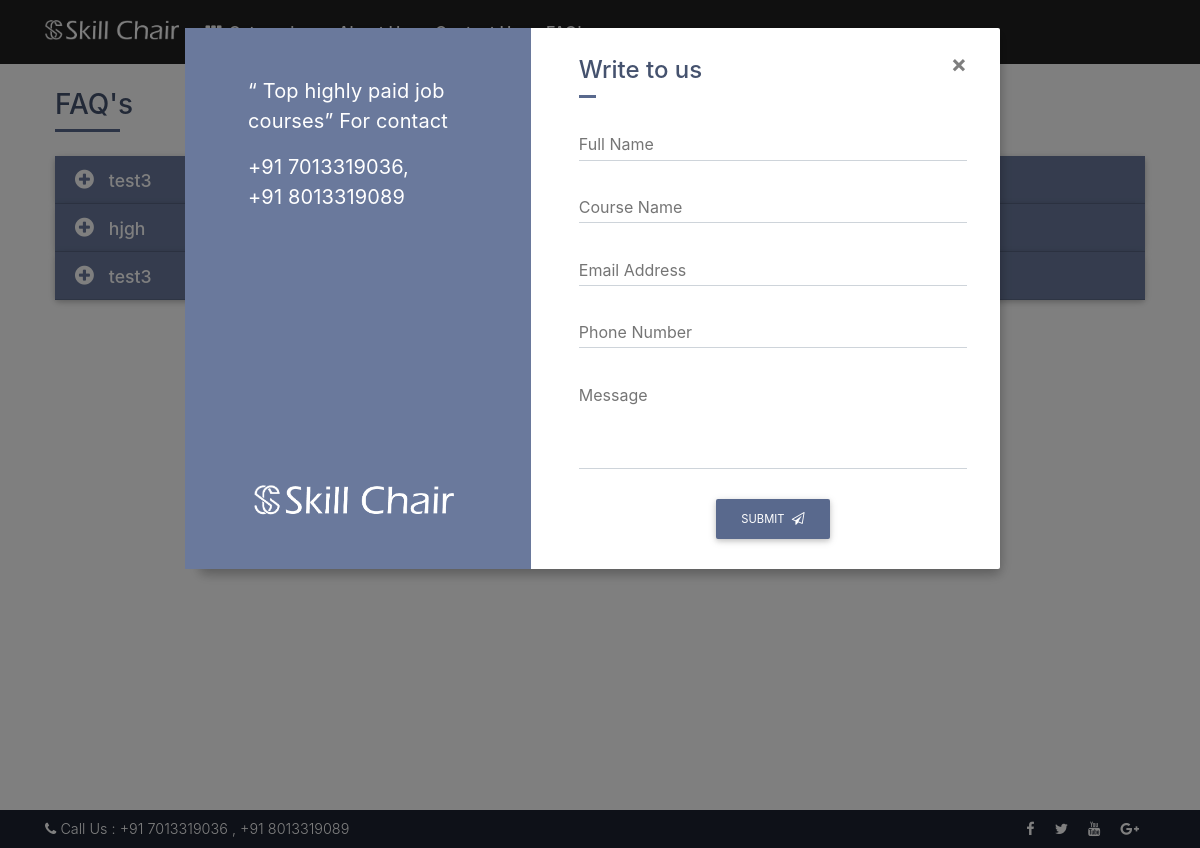
The page /index.php/faqs on the database as committed earlier.
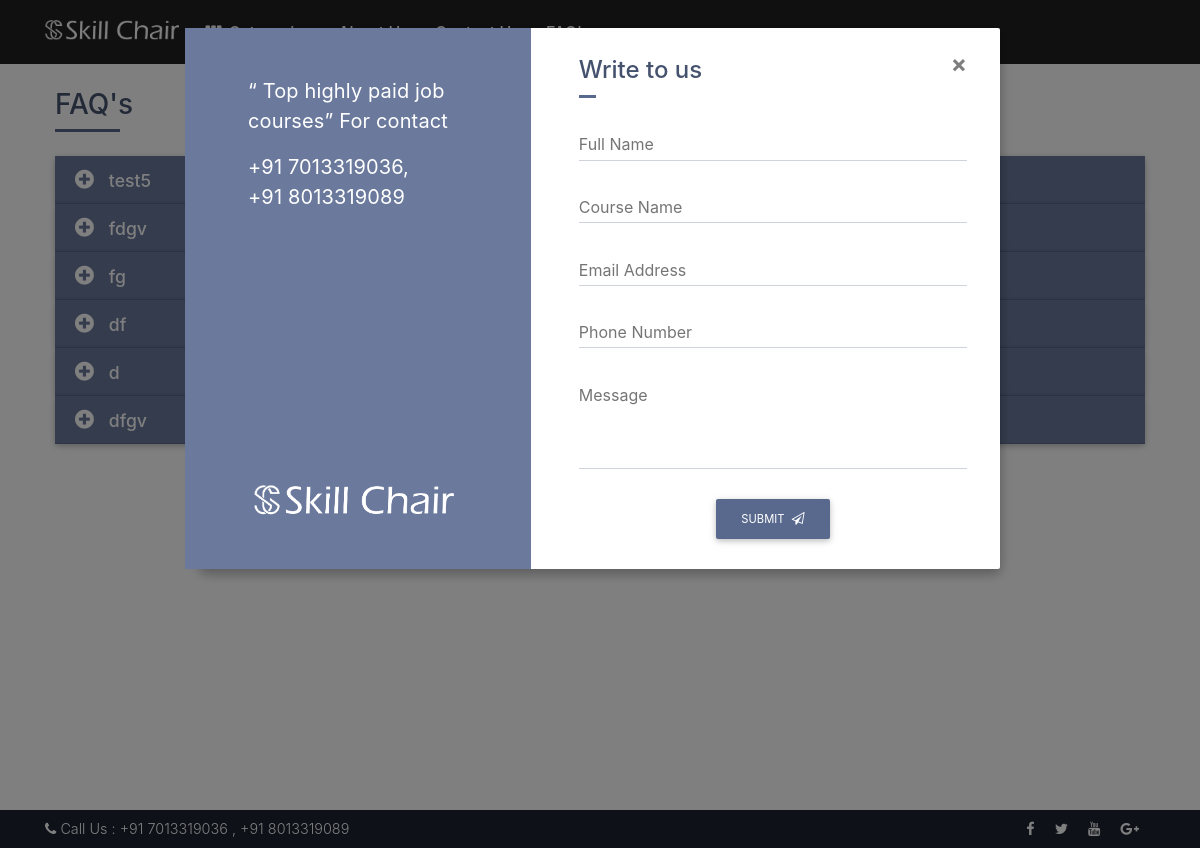
The same page on the database as committed later.
### tables this page shows
CREATE TABLE `contactus` (
  `contact_id` int(11) NOT NULL AUTO_INCREMENT,
  `phone` varchar(250) DEFAULT NULL,
  `phone_number` varchar(250) DEFAULT NULL,
  `email` varchar(250) DEFAULT NULL,
  `email_id` varchar(250) DEFAULT NULL,
  `facebook` varchar(250) DEFAULT NULL,
  `twitter` varchar(250) DEFAULT NULL,
  `googleplus` varchar(250) DEFAULT NULL,
  `youtube` varchar(250) DEFAULT NULL,
  `location` varchar(250) DEFAULT NULL,
  `status` int(11) DEFAULT '1',
  `created_at` datetime DEFAULT NULL,
  `updated_at` datetime DEFAULT NULL,
  `created_by` int(11) DEFAULT NULL,
  PRIMARY KEY (`contact_id`)
);

CREATE TABLE `interview_questions` (
  `i_q_id` int(11) NOT NULL AUTO_INCREMENT,
  `title` varchar(250) DEFAULT NULL,
  `description` varchar(250) DEFAULT NULL,
  `status` int(11) DEFAULT '1',
  `created_at` datetime DEFAULT NULL,
  `updated_at` datetime DEFAULT NULL,
  `created_by` int(11) DEFAULT NULL,
  PRIMARY KEY (`i_q_id`)
);

### application/controllers/Front_end.php (called while the page is built, shortened)
<?php
class Front_end extends CI_Controller {
	public function __construct()
	{
		$this->load->helper(array('form', 'url'));
		$this->load->library('form_validation');
		$this->load->library('session');
		$this->load->library('user_agent');
		$this->load->library('email');
		$this->load->library('user_agent');
		$this->load->helper('directory');
		$this->load->helper('cookie');
		$this->load->helper('security');
		$this->load->model('Front_end_model');
	    $this->load->model('User_model');
		$data['contact_details']=$this->User_model->get_contactus_details();
		$data['category_list']=$this->User_model->get_all_category_wise_lists();
		$this->load->view('html/header',$data);
	}
}

### application/controllers/faqs.php (called while the page is built, shortened)
<?php
@include_once( APPPATH . 'controllers/Front_end.php');
class Faqs extends Front_end {
	public function __construct()
	{
		parent::__construct();
	}
	public function index()
	{
		$data['interview_questions_list']=$this->User_model->get_interview_questions_list_all();
			$this->load->view('html/faqs',$data);
			$footer['footer_links']=$this->User_model->get_footer_links();
			$this->load->view('html/footer',$footer);
	}
}

### index.php (called while the page is built, shortened)
<?php
require_once BASEPATH.'core/CodeIgniter.php';

### application/models/User_model.php (called while the page is built, shortened)
<?php if ( ! defined('BASEPATH')) exit('No direct script access allowed');
class User_model extends CI_Model
{
	public  function get_footer_links(){
		$this->db->select('*')->from('contactus');
		$this->db->where('status',1);
		return $this->db->get()->row_array();
	}
	public  function get_contactus_details(){
		$this->db->select('*')->from('contactus');
		$this->db->where('status',1);
		return $this->db->get()->row_array();
	}
	public  function get_all_category_wise_lists(){
		$this->db->select('category.c_id,category.category_name')->from('course_profile');
		$this->db->join('sub_category ', 'sub_category.s_c_id = course_profile.course_name_id', 'left');
		$this->db->join('category ', 'category.c_id = sub_category.category', 'left');
		$this->db->group_by('category.c_id');
		$this->db->where('course_profile.status',1);
		$return=$this->db->get()->result_array();
		foreach($return as $list){
			$course_names=$this->get_course_name_details($list['c_id']);
			$data[$list['c_id']]=$list;
			$data[$list['c_id']]['course_names']=$course_names;
		}
		if(!empty($data)){
			return $data;
		}
	}
	public  function get_course_name_details($c_id){
		$this->db->select('sub_category.sub_category_name,sub_category.s_c_id')->from('course_profile');
		$this->db->join('sub_category ', 'sub_category.s_c_id = course_profile.course_name_id', 'left');
		$this->db->group_by('sub_category.s_c_id');
		$this->db->where('sub_category.status',1);
		$this->db->where('sub_category.category',$c_id);
		$return=$this->db->get()->result_array();
		foreach($return as $lis){
			$course_profiles=$this->get_course_profiles_details($lis['s_c_id']);
			$data[$lis['s_c_id']]=$lis;
			$data[$lis['s_c_id']]['course_profiles']=$course_profiles;
		}
		if(!empty($data)){
			return $data;
		}
	}
	public  function get_course_profiles_details($s_c_id){
		$this->db->select('c_P_name,c_id')->from('course_profile');
		$this->db->where('course_profile.status',1);
		$this->db->where('course_profile.course_name_id',$s_c_id);
		return $this->db->get()->result_array();
	}
	public function get_interview_questions_list_all(){
	$this->db->select('interview_questions.*')->from('interview_questions');
	$this->db->where('interview_questions.status',1);
	return $this->db->get()->result_array();
	}
}

### application/views/html/faqs.php (the view, shortened to what this page needs)
   <section class="interview-q mt-5" style="padding:40px;">
<div class="">
       <div class="container">
           <h3 class="heading mb-4">FAQ's</h3>
		<?php if(isset($interview_questions_list) && count($interview_questions_list)>0){ ?>
           <div id="accordion2">
               <?php $cnt=1;foreach($interview_questions_list as $list){ ?>
               <div class="card">
                   <div class="card-header" data-toggle="collapse" data-target="#faqOne<?php echo $cnt; ?>">
                       <h6 class="mb-0"><?php echo isset($list['title'])?$list['title']:''; ?></h6>
                   </div>
               </div>
			<?php $cnt++;} ?>
           </div>
		<?php }else{ ?>
            <div> No data available</div>
            <?php }?>
       </div>
	 </div>
   </section>

### application/views/html/header.php (shortened to what this page needs)
<!DOCTYPE html>
<html lang="en">
<head>
	<link rel="stylesheet" href="https://cdnjs.cloudflare.com/ajax/libs/font-awesome/4.7.0/css/font-awesome.min.css">
    <link href="<?php echo base_url(); ?>assets/vendor/html/css/bootstrap.min.css" rel="stylesheet">
    <link href="<?php echo base_url(); ?>assets/vendor/html/css/jQuery-ui.css" rel="stylesheet">
    <link href="<?php echo base_url(); ?>assets/vendor/html/css/mdb.min.css" rel="stylesheet">
    <link href="<?php echo base_url(); ?>assets/vendor/html/css/style.min.css" rel="stylesheet">
</head>
<body>
    <nav class="navbar fixed-top navbar-expand-lg navbar-dark scrolling-navbar bg-212121">
        <div class="container">
            <a class="navbar-brand text-center" href="<?php echo base_url(); ?>">
                <img src="<?php echo base_url(); ?>assets/vendor/html/img/logo.png" alt="Skills Chair" height="20px" style="margin-top: -8px;" />
            </a>
            <div class="collapse navbar-collapse" id="navbarSupportedContent">
                <ul class="navbar-nav" id="navbar-menu-list">
                    <li class="nav-item nml-has-dropdown-1">
                        <a class="nav-link" href="#"><i class="fa fa-th"></i> Categories</a>
                    </li>
                    <li class="nav-item">
                        <a class="nav-link" href="<?php echo base_url('aboutus'); ?>">About Us</a>
                    </li>
                    <li class="nav-item">
                        <a class="nav-link" href="<?php echo base_url('contactus');?>">Contact Us</a>
                    </li>
					<li class="nav-item">
                        <a class="nav-link" href="<?php echo base_url('faqs');?>">FAQ's</a>
                    </li>
                </ul>
            </div>
        </div>
    </nav>
    <div class="modal fade joinus-form" id="joinUsForm" tabindex="-1" role="dialog" aria-labelledby="myModalLabel" aria-hidden="true">
        <div class="modal-dialog modal-lg" role="document">
            <div class="modal-content">
                <div class="modal-body">
                    <div class="container-fluid">
                        <div class="row">
                            <div class="col-md-5 juf-content">
                                <div class="p-5">
                                    <p>“ Top highly paid job courses” For contact </p>
                                    <p>
									 +91 <?php echo isset($contact_details['phone'])?$contact_details['phone']:''; ?>,<br>
									 +91 <?php echo isset($contact_details['phone_number'])?$contact_details['phone_number']:''; ?>
									</p>
                                </div>
                                <div class="jufc-logo text-center">
                                    <img src="<?php echo base_url(); ?>assets/vendor/html/img/logo.png" alt="Skills Chair" height="30px" />
                                </div>
                            </div>
                            <div class="col-md-7 juf-form-fields pl-5 pr-5 pt-4 pb-4">
							  <button type="button" class="close" data-dismiss="modal" aria-label="Close">
                                    <span aria-hidden="true">&times;</span>
                                </button>
							<form action="<?php echo base_url('user/leadpost'); ?>" method="post">
                                <h4 class="modal-title heading w-75">Write to us</h4>
                                <div class="md-form form-group">
                                    <input type="text" id="name" name="name" class="form-control" required>
                                    <label for="ff-name">Full Name</label>
                                </div>
                                <div class="md-form form-group">
                                    <input type="text" id="course_name" name="course_name" class="form-control" required>
                                    <label for="ff-cname">Course Name</label>
                                </div>
                                <div class="md-form form-group">
                                    <input type="email" id="email" name="email" class="form-control" required>
                                    <label for="ff-email">Email Address</label>
                                </div>
                                <div class="md-form form-group">
                                    <input type="text" id="phonenumber" name="phonenumber" class="form-control" required>
                                    <label for="ff-number">Phone Number</label>
                                </div>
                                <div class="md-form form-group">
                                    <textarea type="text" id="message" name="message" class="md-textarea form-control" required></textarea>
                                    <label for="ff-msg">Message</label>
                                </div>
                                <div class="d-flex justify-content-center">
                                    <button class="btn btn-color btn-md" type="submit">Submit <i class="fa fa-paper-plane-o ml-1"></i></button>
                                </div>
							</form>
                            </div>
                        </div>
                    </div>
                </div>
            </div>
        </div>
    </div>

### application/views/html/footer.php (shortened to what this page needs)
    <footer class="page-footer font-small fixed-bottom mdb-color darken-4">
        <div class="container">
            <div class="row">
                <div class="col">
                    <div class="py-2">
                        <i class="fa fa-phone"></i> Call Us :
                        <span>
							+91 <?php echo isset($footer_links['phone'])?$footer_links['phone']:''; ?> ,
							+91 <?php echo isset($footer_links['phone_number'])?$footer_links['phone_number']:''; ?>
						</span>
                    </div>
                </div>
                <div class="col text-right">
                    <div class="py-2">
                        <a href="<?php echo isset($footer_links['facebook'])?$footer_links['facebook']:''; ?>" target="_blank">
                            <i class="fa fa-facebook mr-3"></i>
                        </a>
                        <a href="<?php echo isset($footer_links['twitter'])?$footer_links['twitter']:''; ?>" target="_blank">
                            <i class="fa fa-twitter mr-3"></i>
                        </a>
                        <a href="<?php echo isset($footer_links['youtube'])?$footer_links['youtube']:''; ?>" target="_blank">
                            <i class="fa fa-youtube mr-3"></i>
                        </a>
                        <a href="<?php echo isset($footer_links['googleplus'])?$footer_links['googleplus']:''; ?>" target="_blank">
                            <i class="fa fa-google-plus mr-3"></i>
                        </a>
                    </div>
                </div>
            </div>
        </div>
    </footer>
</body>
</html>

Rows that differ between the two databases and show on the page:
no longer on this page (row edited): interview_questions: title "test3"
no longer on this page (row edited): interview_questions: title "hjgh"
no longer on this page (row edited): interview_questions: title "test3"
added interview_questions: title "test5"
added interview_questions: title "fdgv"
added interview_questions: title "fg"
added interview_questions: title "df"
added interview_questions: title "d"
added interview_questions: title "dfgv"
